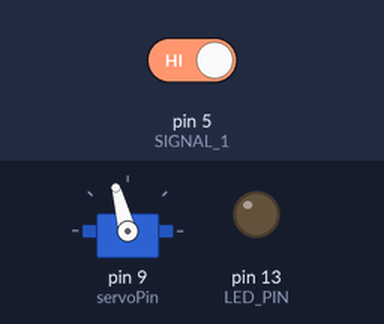
Recording of a sketch running on a simulated Arduino Uno, built with avr-gcc and run on an emulated ATmega328P. Parts: servo, output pins drawn as LEDs (lit = HIGH). The inputs (shaded band) are chosen by the test bench; at power-on: pin 5 (SIGNAL_1) HIGH.

Above: at 1.2 s.
1.3 s: pin 5 (SIGNAL_1) driven LOW
At 2.5 s:
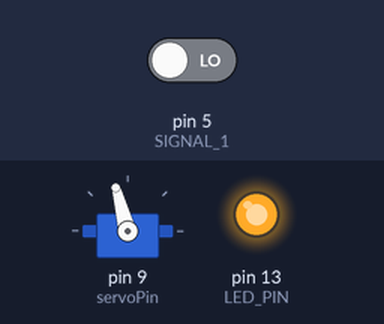
At 12.5 s:
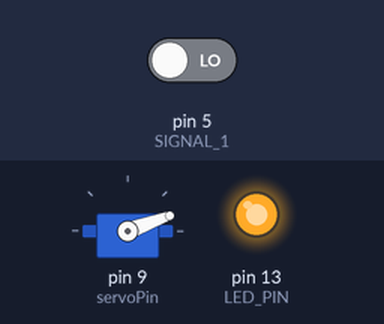
Timing chart, 0 to 52.8 s (numbered marks = the images above; inputs shaded):
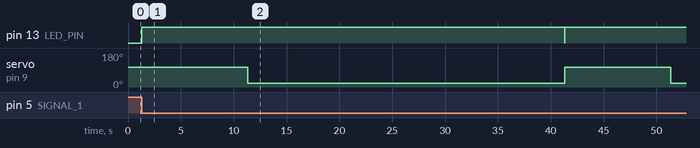

The sketch:

Stopbar_blockcoding_.ino
```cpp
#include <Servo.h>

#define SIGNAL_1 5
#define servoPin 9
#define LED_PIN 13

#define STOPANGLE 105
#define GOANGLE   20

Servo servo;
int angle = 0; // servo position in degrees

void setup()
{
  pinMode(LED_PIN, OUTPUT);
  pinMode(SIGNAL_1, INPUT);
  servo.attach(servoPin);
}

void loop()
{
  if (digitalRead(SIGNAL_1) == LOW){
    digitalWrite(LED_PIN, HIGH);
    delay(10 * 1000);

    servo.write(GOANGLE);
    delay(15);

    delay(30 * 1000);
  }

  servo.write(STOPANGLE);
  digitalWrite(LED_PIN, LOW);
  delay(15);
}
```

Measured:
- after the input at 1.3 s, pin 13 (LED_PIN): LOW → HIGH at once, → LOW 40.0 s later, → HIGH 0.02 s later; servo on pin 9 (servoPin): 105° → 20° after 10.0 s, → 105° 30.0 s later, → 20° 10.0 s later
